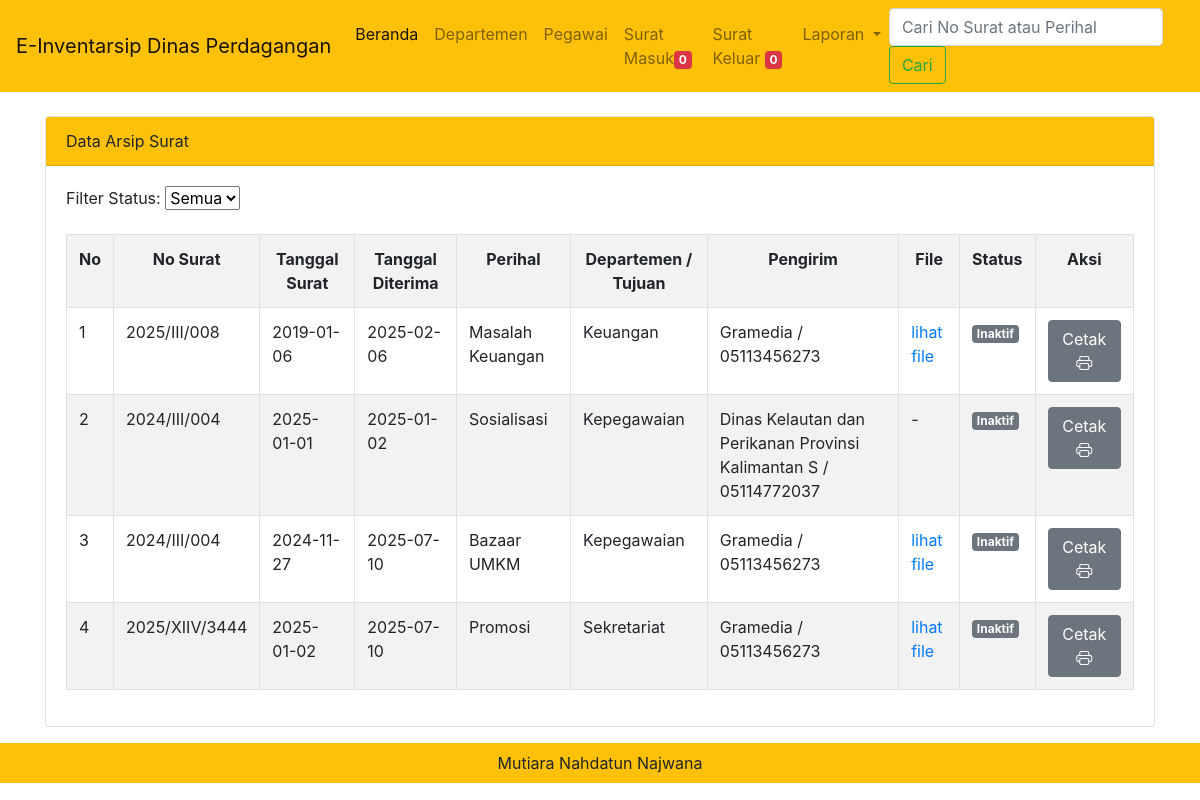
The app's page /admin.php?halaman=arsip_surat (signed in) with its own data.
### tables this page shows
CREATE TABLE IF NOT EXISTS `tbl_arsip` (
  `id_arsip` int NOT NULL AUTO_INCREMENT,
  `no_surat` varchar(30) NOT NULL,
  `tanggal_surat` date NOT NULL,
  `tanggal_diterima` date DEFAULT NULL,
  `perihal` varchar(150) NOT NULL,
  `status` enum('0','1') DEFAULT '0',
  `id_departemen` int NOT NULL,
  `id_pengirim` int NOT NULL,
  `file` text NOT NULL,
  `created_at` date DEFAULT NULL,
  PRIMARY KEY (`id_arsip`)
);

CREATE TABLE IF NOT EXISTS `tbl_departemen` (
  `id_departemen` int NOT NULL AUTO_INCREMENT,
  `nama_departemen` varchar(50) NOT NULL,
  `created_at` date DEFAULT NULL,
  PRIMARY KEY (`id_departemen`)
);

CREATE TABLE IF NOT EXISTS `tbl_pengirim_surat` (
  `id_pengirim` int NOT NULL AUTO_INCREMENT,
  `nama_pengirim` varchar(50) NOT NULL,
  `alamat` text NOT NULL,
  `no_hp` varchar(13) NOT NULL,
  `email` varchar(30) NOT NULL,
  `created_at` date DEFAULT NULL,
  PRIMARY KEY (`id_pengirim`)
);

### admin.php (called while the page is built, shortened)
<?php include "template/header.php"; ?>
<?php include "content.php"; ?>
<?php include "template/footer.php"; ?>

### modul/arsip/data.php (the view, shortened to what this page needs)
<?php
include "config/koneksi.php";
$filter_status = isset($_GET['filter_status']) ? mysqli_real_escape_string($koneksi, $_GET['filter_status']) : 'semua';
?>
<div class="card mt-4">
  <div class="card-header bg-warning">
    Data Arsip Surat
  </div>
  <div class="card-body">
    <div class="filter-group mb-3">
      <form method="GET" action="">
        <label for="filter_status">Filter Status:</label>
        <select name="filter_status" id="filter_status" onchange="this.form.submit()">
          <option value="semua" <?php echo $filter_status == 'semua' ? 'selected' : ''; ?>>Semua</option>
        </select>
      </form>
    </div>
    <table class="table table-bordered table-hover table-striped">
      <tr>
        <th style='text-align: center'>No</th>
        <th style='text-align: center'>No Surat</th>
        <th style='text-align: center'>Tanggal Surat</th>
        <th style='text-align: center'>Tanggal Diterima</th>
        <th style='text-align: center'>Perihal</th>
        <th style='text-align: center'>Departemen / Tujuan</th>
        <th style='text-align: center'>Pengirim</th>
        <th style='text-align: center'>File</th>
        <th style='text-align: center'>Status</th>
        <th style='text-align: center'>Aksi</th>
      </tr>
      <?php
        $query = "SELECT
                    tbl_arsip.*,
                    tbl_departemen.nama_departemen,
                    tbl_pengirim_surat.nama_pengirim, tbl_pengirim_surat.no_hp
                  FROM
                    tbl_arsip
                    JOIN tbl_departemen ON tbl_arsip.id_departemen = tbl_departemen.id_departemen
                    JOIN tbl_pengirim_surat ON tbl_arsip.id_pengirim = tbl_pengirim_surat.id_pengirim
                  WHERE 1=1";
        $query .= " ORDER BY tbl_arsip.id_arsip DESC";
        $tampil = mysqli_query($koneksi, $query);
        $no = 1;
        if (mysqli_num_rows($tampil) > 0) {
          while($data = mysqli_fetch_array($tampil)) :
      ?>
      <tr>
        <td><?=$no++?></td>
        <td><?=$data['no_surat']?></td>
        <td><?=$data['tanggal_surat']?></td>
        <td><?=$data['tanggal_diterima']?></td>
        <td><?=$data['perihal']?></td>
        <td><?=$data['nama_departemen']?></td>
        <td><?=$data['nama_pengirim']?> / <?=$data['no_hp']?></td>
        <td>
          <?php
            if(empty($data['file'])){
              echo " - ";
            } else {
          ?>
              <a href="file/<?=$data['file']?>" target="_blank"> lihat file </a>
          <?php
            }
          ?>
        </td>
        <td><?= $data['status'] == "0" ? "<span class='badge badge-success'>Aktif</span>" : "<span class='badge badge-secondary'>Inaktif</span>" ?></td>
        <td>
          <?php if($data['status'] == "1") : ?>
            <a href="?halaman=cetak_arsip_surat&id=<?=$data['id_arsip']?>" class="btn btn-secondary">Cetak <i class="bi bi-printer"></i></a>
          <?php endif; ?>
        </td>
      </tr>
      <?php
          endwhile;
        } else {
      ?>
      <tr>
        <td colspan="10" style="text-align: center;">Tidak ada data ditemukan.</td>
      </tr>
      <?php } ?>
    </table>
  </div>
</div>

### records on screen
tbl_arsip: no_surat "2025/III/008", tanggal_surat "2019-01-06", tanggal_diterima "2025-02-06", perihal "Masalah Keuangan", id_departemen.nama_departemen "Keuangan", id_pengirim.nama_pengirim "Gramedia", id_pengirim.no_hp "05113456273", status "Inaktif"
tbl_arsip: no_surat "2024/III/004", tanggal_surat "2025-01-01", tanggal_diterima "2025-01-02", perihal "Sosialisasi", id_departemen.nama_departemen "Kepegawaian", id_pengirim.nama_pengirim "Dinas Kelautan dan Perikanan Provinsi Kalimantan S", id_pengirim.no_hp "05114772037", status "Inaktif"
tbl_arsip: no_surat "2024/III/004", tanggal_surat "2024-11-27", tanggal_diterima "2025-07-10", perihal "Bazaar UMKM", id_departemen.nama_departemen "Kepegawaian", id_pengirim.nama_pengirim "Gramedia", id_pengirim.no_hp "05113456273", status "Inaktif"
tbl_arsip: no_surat "2025/XIIV/3444", tanggal_surat "2025-01-02", tanggal_diterima "2025-07-10", perihal "Promosi", id_departemen.nama_departemen "Sekretariat", id_pengirim.nama_pengirim "Gramedia", id_pengirim.no_hp "05113456273", status "Inaktif"

### other values on screen
$jumlah_arsip "0"
$jumlahKeluar "0"
